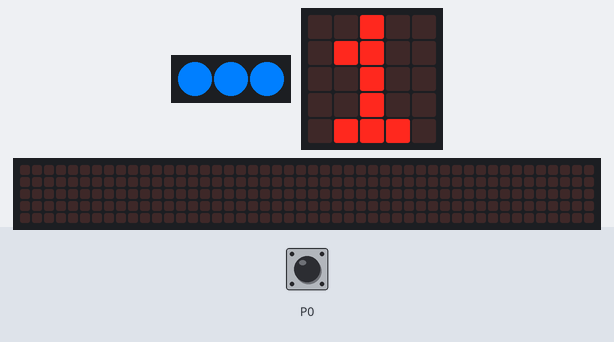
This program was run on a simulated Calliope mini (MakeCode). Parts: 3 RGB LEDs in strip order, left to right, the board's 5×5 LED display, a strip that is not on the board, showing the scrolling text unrolled. The inputs (shaded band) are chosen by the test bench; at power-on: P0 LOW. The 48×5 strip is a reading aid, not a part: it shows the text the display is scrolling, unrolled, one strip-width of it at a time.

Above: at 1.3 s.
1.4 s: P0 pulled HIGH for 3.2 s
At 2.0 s:
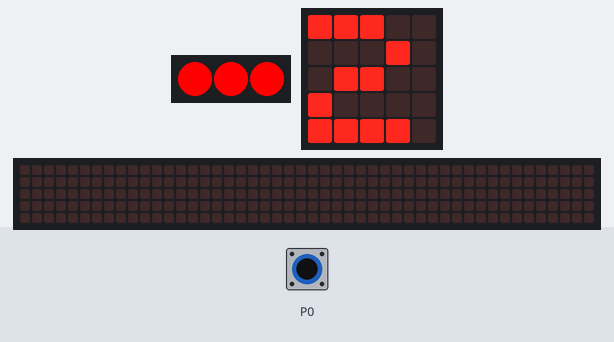
6.1 s: P0 pulled HIGH for 3.2 s
At 7.89 s:
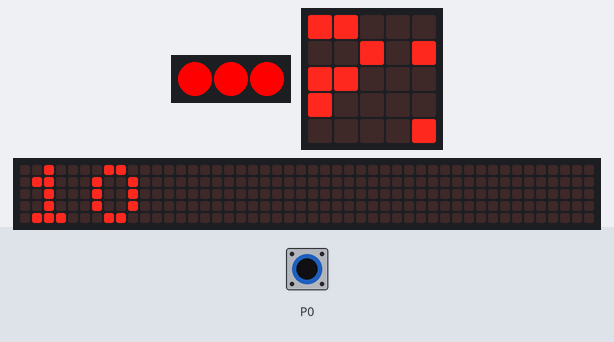
9.9 s: P0 pulled HIGH for 1 s
At 10.52 s:
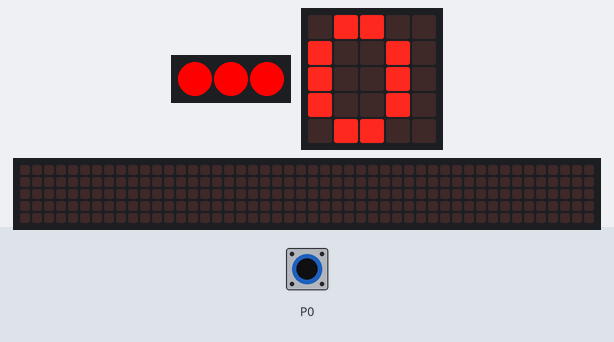
12.4 s: P0 pulled HIGH for 0.15 s
At 12.67 s:
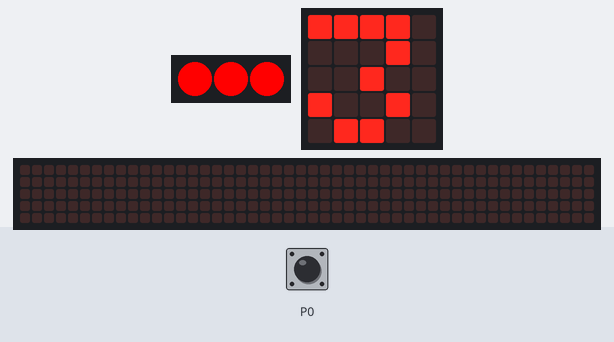
Timing chart, 0 to 15.0 s (numbered marks = the images above; inputs shaded):
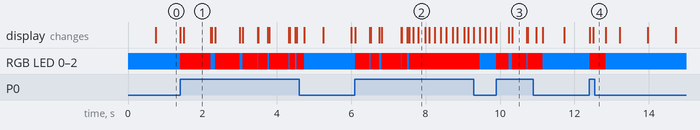

The program:

main.ts
```typescript
function counter () {
    for (let count = 0; count <= 10; count++) {
        if (count == 1) {
            pins.digitalWritePin(DigitalPin.P0, 1)
        } else {
            basic.setLedColors(0x007fff, 0x007fff, 0x007fff)
        }
        basic.showNumber(count)
    }
}
function signal () {
    if (pins.digitalReadPin(DigitalPin.P0) == 1) {
        for (let index = 0; index < 4; index++) {
            basic.setLedColors(0xff0000, 0xff0000, 0xff0000)
            basic.pause(100)
            basic.setLedColors(0x007fff, 0x007fff, 0x007fff)
        }
    } else {
        basic.setLedColors(0x007fff, 0x007fff, 0x007fff)
    }
}
let count = 0
basic.forever(function () {
    counter()
})
basic.forever(function () {

})
basic.forever(function () {
    signal()
})
```

test.ts
```typescript
// Hier kann man Tests durchführen; diese Datei wird nicht kompiliert, wenn dieses Paket als Erweiterung verwendet wird.
```

Measured:
- what the display in image 1 shows lasts 0.7 s, from 1.5 s to 2.2 s
- what the display in image 3 shows lasts 0.4 s, from 10.3 s to 10.7 s
